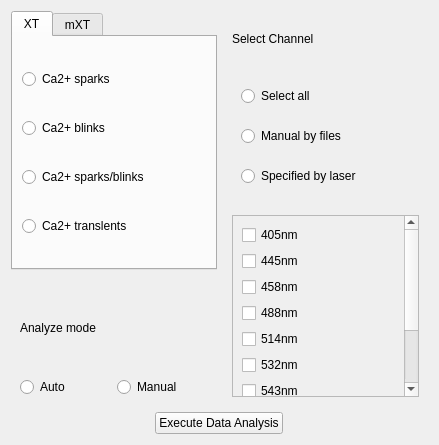
<?xml version="1.0" encoding="UTF-8"?>
<ui version="4.0">
 <class>Form</class>
 <widget class="QWidget" name="Form">
  <property name="geometry">
   <rect>
    <x>0</x>
    <y>0</y>
    <width>439</width>
    <height>445</height>
   </rect>
  </property>
  <property name="windowTitle">
   <string>Form</string>
  </property>
  <layout class="QGridLayout" name="gridLayout" rowstretch="6,3,1" columnstretch="0,0">
   <item row="2" column="0" colspan="2" alignment="Qt::AlignHCenter">
    <widget class="QPushButton" name="pushButton">
     <property name="sizePolicy">
      <sizepolicy hsizetype="Minimum" vsizetype="Fixed">
       <horstretch>0</horstretch>
       <verstretch>0</verstretch>
      </sizepolicy>
     </property>
     <property name="text">
      <string>Execute Data Analysis</string>
     </property>
    </widget>
   </item>
   <item row="0" column="0">
    <widget class="QTabWidget" name="tabWidget">
     <property name="sizePolicy">
      <sizepolicy hsizetype="Preferred" vsizetype="Preferred">
       <horstretch>0</horstretch>
       <verstretch>0</verstretch>
      </sizepolicy>
     </property>
     <property name="currentIndex">
      <number>0</number>
     </property>
     <widget class="QWidget" name="tab">
      <property name="sizePolicy">
       <sizepolicy hsizetype="Expanding" vsizetype="Expanding">
        <horstretch>0</horstretch>
        <verstretch>0</verstretch>
       </sizepolicy>
      </property>
      <attribute name="title">
       <string>XT</string>
      </attribute>
      <layout class="QVBoxLayout" name="verticalLayout">
       <item>
        <widget class="QRadioButton" name="radioButton">
         <property name="text">
          <string>Ca2+ sparks</string>
         </property>
        </widget>
       </item>
       <item>
        <widget class="QRadioButton" name="radioButton_2">
         <property name="text">
          <string>Ca2+ blinks</string>
         </property>
        </widget>
       </item>
       <item>
        <widget class="QRadioButton" name="radioButton_3">
         <property name="text">
          <string>Ca2+ sparks/blinks</string>
         </property>
        </widget>
       </item>
       <item>
        <widget class="QRadioButton" name="radioButton_4">
         <property name="text">
          <string>Ca2+ translents</string>
         </property>
        </widget>
       </item>
      </layout>
     </widget>
     <widget class="QWidget" name="tab_2">
      <attribute name="title">
       <string>mXT</string>
      </attribute>
      <layout class="QVBoxLayout" name="verticalLayout_2">
       <item>
        <widget class="QRadioButton" name="radioButton_5">
         <property name="text">
          <string>Ca2+ sparks</string>
         </property>
        </widget>
       </item>
       <item>
        <widget class="QRadioButton" name="radioButton_6">
         <property name="text">
          <string>Ca2+ blinks</string>
         </property>
        </widget>
       </item>
       <item>
        <widget class="QRadioButton" name="radioButton_7">
         <property name="text">
          <string>Ca2+ sparks/blinks</string>
         </property>
        </widget>
       </item>
       <item>
        <widget class="QRadioButton" name="radioButton_8">
         <property name="text">
          <string>Ca2+ translents</string>
         </property>
        </widget>
       </item>
      </layout>
     </widget>
    </widget>
   </item>
   <item row="0" column="1" rowspan="2">
    <widget class="QWidget" name="widget_2" native="true">
     <layout class="QVBoxLayout" name="verticalLayout_3" stretch="1,4,5">
      <item>
       <widget class="QLabel" name="label_2">
        <property name="text">
         <string>Select Channel</string>
        </property>
       </widget>
      </item>
      <item>
       <widget class="QWidget" name="widget_3" native="true">
        <layout class="QVBoxLayout" name="verticalLayout_5">
         <item>
          <widget class="QRadioButton" name="radioButton_11">
           <property name="text">
            <string>Select all</string>
           </property>
          </widget>
         </item>
         <item>
          <widget class="QRadioButton" name="radioButton_12">
           <property name="text">
            <string>Manual by files</string>
           </property>
          </widget>
         </item>
         <item>
          <widget class="QRadioButton" name="radioButton_13">
           <property name="text">
            <string>Specified by laser</string>
           </property>
          </widget>
         </item>
        </layout>
       </widget>
      </item>
      <item>
       <widget class="QScrollArea" name="scrollArea">
        <property name="sizePolicy">
         <sizepolicy hsizetype="Preferred" vsizetype="Preferred">
          <horstretch>0</horstretch>
          <verstretch>0</verstretch>
         </sizepolicy>
        </property>
        <property name="widgetResizable">
         <bool>true</bool>
        </property>
        <widget class="QWidget" name="scrollAreaWidgetContents">
         <property name="geometry">
          <rect>
           <x>0</x>
           <y>0</y>
           <width>197</width>
           <height>194</height>
          </rect>
         </property>
         <layout class="QVBoxLayout" name="verticalLayout_4">
          <item>
           <widget class="QCheckBox" name="checkBox">
            <property name="text">
             <string>405nm</string>
            </property>
           </widget>
          </item>
          <item>
           <widget class="QCheckBox" name="checkBox_2">
            <property name="text">
             <string>445nm</string>
            </property>
           </widget>
          </item>
          <item>
           <widget class="QCheckBox" name="checkBox_4">
            <property name="text">
             <string>458nm</string>
            </property>
           </widget>
          </item>
          <item>
           <widget class="QCheckBox" name="checkBox_3">
            <property name="text">
             <string>488nm</string>
            </property>
           </widget>
          </item>
          <item>
           <widget class="QCheckBox" name="checkBox_5">
            <property name="text">
             <string>514nm</string>
            </property>
           </widget>
          </item>
          <item>
           <widget class="QCheckBox" name="checkBox_6">
            <property name="text">
             <string>532nm</string>
            </property>
           </widget>
          </item>
          <item>
           <widget class="QCheckBox" name="checkBox_7">
            <property name="text">
             <string>543nm</string>
            </property>
           </widget>
          </item>
          <item>
           <widget class="QCheckBox" name="checkBox_8">
            <property name="text">
             <string>555nm</string>
            </property>
           </widget>
          </item>
          <item>
           <widget class="QCheckBox" name="checkBox_9">
            <property name="text">
             <string>663nm</string>
            </property>
           </widget>
          </item>
          <item>
           <widget class="QCheckBox" name="checkBox_10">
            <property name="text">
             <string>transmitted</string>
            </property>
           </widget>
          </item>
         </layout>
        </widget>
       </widget>
      </item>
     </layout>
    </widget>
   </item>
   <item row="1" column="0">
    <widget class="QWidget" name="widget" native="true">
     <layout class="QGridLayout" name="gridLayout_2">
      <item row="0" column="0" colspan="2">
       <widget class="QLabel" name="label">
        <property name="text">
         <string>Analyze mode</string>
        </property>
       </widget>
      </item>
      <item row="1" column="0">
       <widget class="QRadioButton" name="radioButton_9">
        <property name="text">
         <string>Auto</string>
        </property>
       </widget>
      </item>
      <item row="1" column="1">
       <widget class="QRadioButton" name="radioButton_10">
        <property name="text">
         <string>Manual</string>
        </property>
       </widget>
      </item>
     </layout>
    </widget>
   </item>
  </layout>
 </widget>
 <resources/>
 <connections>
  <connection>
   <sender>radioButton_11</sender>
   <signal>toggled(bool)</signal>
   <receiver>Form</receiver>
   <slot>select_all_channel()</slot>
   <hints>
    <hint type="sourcelabel">
     <x>243</x>
     <y>94</y>
    </hint>
    <hint type="destinationlabel">
     <x>219</x>
     <y>138</y>
    </hint>
   </hints>
  </connection>
  <connection>
   <sender>radioButton_12</sender>
   <signal>toggled(bool)</signal>
   <receiver>Form</receiver>
   <slot>manual_by_files()</slot>
   <hints>
    <hint type="sourcelabel">
     <x>268</x>
     <y>136</y>
    </hint>
    <hint type="destinationlabel">
     <x>218</x>
     <y>199</y>
    </hint>
   </hints>
  </connection>
  <connection>
   <sender>radioButton_13</sender>
   <signal>toggled(bool)</signal>
   <receiver>Form</receiver>
   <slot>specified_by_laser()</slot>
   <hints>
    <hint type="sourcelabel">
     <x>315</x>
     <y>174</y>
    </hint>
    <hint type="destinationlabel">
     <x>435</x>
     <y>220</y>
    </hint>
   </hints>
  </connection>
  <connection>
   <sender>pushButton</sender>
   <signal>clicked()</signal>
   <receiver>Form</receiver>
   <slot>open_file()</slot>
   <hints>
    <hint type="sourcelabel">
     <x>268</x>
     <y>430</y>
    </hint>
    <hint type="destinationlabel">
     <x>305</x>
     <y>425</y>
    </hint>
   </hints>
  </connection>
  <connection>
   <sender>radioButton_9</sender>
   <signal>clicked()</signal>
   <receiver>Form</receiver>
   <slot>select_analyze_mode()</slot>
   <hints>
    <hint type="sourcelabel">
     <x>24</x>
     <y>409</y>
    </hint>
    <hint type="destinationlabel">
     <x>26</x>
     <y>420</y>
    </hint>
   </hints>
  </connection>
  <connection>
   <sender>radioButton_10</sender>
   <signal>clicked()</signal>
   <receiver>Form</receiver>
   <slot>select_analyze_mode()</slot>
   <hints>
    <hint type="sourcelabel">
     <x>142</x>
     <y>411</y>
    </hint>
    <hint type="destinationlabel">
     <x>142</x>
     <y>424</y>
    </hint>
   </hints>
  </connection>
  <connection>
   <sender>tabWidget</sender>
   <signal>currentChanged(int)</signal>
   <receiver>Form</receiver>
   <slot>select_data_type()</slot>
   <hints>
    <hint type="sourcelabel">
     <x>17</x>
     <y>19</y>
    </hint>
    <hint type="destinationlabel">
     <x>0</x>
     <y>76</y>
    </hint>
   </hints>
  </connection>
  <connection>
   <sender>radioButton</sender>
   <signal>clicked()</signal>
   <receiver>Form</receiver>
   <slot>select_xt_signal_type()</slot>
   <hints>
    <hint type="sourcelabel">
     <x>115</x>
     <y>73</y>
    </hint>
    <hint type="destinationlabel">
     <x>3</x>
     <y>124</y>
    </hint>
   </hints>
  </connection>
  <connection>
   <sender>radioButton_2</sender>
   <signal>clicked()</signal>
   <receiver>Form</receiver>
   <slot>select_xt_signal_type()</slot>
   <hints>
    <hint type="sourcelabel">
     <x>40</x>
     <y>120</y>
    </hint>
    <hint type="destinationlabel">
     <x>2</x>
     <y>164</y>
    </hint>
   </hints>
  </connection>
  <connection>
   <sender>radioButton_3</sender>
   <signal>clicked()</signal>
   <receiver>Form</receiver>
   <slot>select_xt_signal_type()</slot>
   <hints>
    <hint type="sourcelabel">
     <x>68</x>
     <y>173</y>
    </hint>
    <hint type="destinationlabel">
     <x>3</x>
     <y>209</y>
    </hint>
   </hints>
  </connection>
  <connection>
   <sender>radioButton_4</sender>
   <signal>clicked()</signal>
   <receiver>Form</receiver>
   <slot>select_xt_signal_type()</slot>
   <hints>
    <hint type="sourcelabel">
     <x>29</x>
     <y>224</y>
    </hint>
    <hint type="destinationlabel">
     <x>0</x>
     <y>248</y>
    </hint>
   </hints>
  </connection>
  <connection>
   <sender>radioButton_5</sender>
   <signal>clicked()</signal>
   <receiver>Form</receiver>
   <slot>select_mxt_signal_type()</slot>
   <hints>
    <hint type="sourcelabel">
     <x>44</x>
     <y>65</y>
    </hint>
    <hint type="destinationlabel">
     <x>1</x>
     <y>72</y>
    </hint>
   </hints>
  </connection>
  <connection>
   <sender>radioButton_6</sender>
   <signal>clicked()</signal>
   <receiver>Form</receiver>
   <slot>select_mxt_signal_type()</slot>
   <hints>
    <hint type="sourcelabel">
     <x>49</x>
     <y>115</y>
    </hint>
    <hint type="destinationlabel">
     <x>-1</x>
     <y>117</y>
    </hint>
   </hints>
  </connection>
  <connection>
   <sender>radioButton_7</sender>
   <signal>clicked()</signal>
   <receiver>Form</receiver>
   <slot>select_mxt_signal_type()</slot>
   <hints>
    <hint type="sourcelabel">
     <x>33</x>
     <y>167</y>
    </hint>
    <hint type="destinationlabel">
     <x>0</x>
     <y>193</y>
    </hint>
   </hints>
  </connection>
  <connection>
   <sender>radioButton_8</sender>
   <signal>clicked()</signal>
   <receiver>Form</receiver>
   <slot>select_mxt_signal_type()</slot>
   <hints>
    <hint type="sourcelabel">
     <x>44</x>
     <y>217</y>
    </hint>
    <hint type="destinationlabel">
     <x>-2</x>
     <y>239</y>
    </hint>
   </hints>
  </connection>
  <connection>
   <sender>checkBox</sender>
   <signal>toggled(bool)</signal>
   <receiver>Form</receiver>
   <slot>select_channel()</slot>
   <hints>
    <hint type="sourcelabel">
     <x>242</x>
     <y>230</y>
    </hint>
    <hint type="destinationlabel">
     <x>434</x>
     <y>247</y>
    </hint>
   </hints>
  </connection>
  <connection>
   <sender>checkBox_2</sender>
   <signal>toggled(bool)</signal>
   <receiver>Form</receiver>
   <slot>select_channel()</slot>
   <hints>
    <hint type="sourcelabel">
     <x>278</x>
     <y>250</y>
    </hint>
    <hint type="destinationlabel">
     <x>434</x>
     <y>276</y>
    </hint>
   </hints>
  </connection>
  <connection>
   <sender>checkBox_4</sender>
   <signal>toggled(bool)</signal>
   <receiver>Form</receiver>
   <slot>select_channel()</slot>
   <hints>
    <hint type="sourcelabel">
     <x>267</x>
     <y>267</y>
    </hint>
    <hint type="destinationlabel">
     <x>436</x>
     <y>301</y>
    </hint>
   </hints>
  </connection>
  <connection>
   <sender>checkBox_3</sender>
   <signal>toggled(bool)</signal>
   <receiver>Form</receiver>
   <slot>select_channel()</slot>
   <hints>
    <hint type="sourcelabel">
     <x>251</x>
     <y>283</y>
    </hint>
    <hint type="destinationlabel">
     <x>435</x>
     <y>328</y>
    </hint>
   </hints>
  </connection>
  <connection>
   <sender>checkBox_5</sender>
   <signal>toggled(bool)</signal>
   <receiver>Form</receiver>
   <slot>select_channel()</slot>
   <hints>
    <hint type="sourcelabel">
     <x>239</x>
     <y>306</y>
    </hint>
    <hint type="destinationlabel">
     <x>435</x>
     <y>354</y>
    </hint>
   </hints>
  </connection>
  <connection>
   <sender>checkBox_6</sender>
   <signal>toggled(bool)</signal>
   <receiver>Form</receiver>
   <slot>select_channel()</slot>
   <hints>
    <hint type="sourcelabel">
     <x>300</x>
     <y>320</y>
    </hint>
    <hint type="destinationlabel">
     <x>436</x>
     <y>384</y>
    </hint>
   </hints>
  </connection>
  <connection>
   <sender>checkBox_7</sender>
   <signal>toggled(bool)</signal>
   <receiver>Form</receiver>
   <slot>select_channel()</slot>
   <hints>
    <hint type="sourcelabel">
     <x>284</x>
     <y>340</y>
    </hint>
    <hint type="destinationlabel">
     <x>434</x>
     <y>416</y>
    </hint>
   </hints>
  </connection>
  <connection>
   <sender>checkBox_8</sender>
   <signal>toggled(bool)</signal>
   <receiver>Form</receiver>
   <slot>select_channel()</slot>
   <hints>
    <hint type="sourcelabel">
     <x>268</x>
     <y>357</y>
    </hint>
    <hint type="destinationlabel">
     <x>410</x>
     <y>423</y>
    </hint>
   </hints>
  </connection>
  <connection>
   <sender>checkBox_9</sender>
   <signal>toggled(bool)</signal>
   <receiver>Form</receiver>
   <slot>select_channel()</slot>
   <hints>
    <hint type="sourcelabel">
     <x>292</x>
     <y>378</y>
    </hint>
    <hint type="destinationlabel">
     <x>387</x>
     <y>427</y>
    </hint>
   </hints>
  </connection>
  <connection>
   <sender>checkBox_10</sender>
   <signal>toggled(bool)</signal>
   <receiver>Form</receiver>
   <slot>select_channel()</slot>
   <hints>
    <hint type="sourcelabel">
     <x>319</x>
     <y>395</y>
    </hint>
    <hint type="destinationlabel">
     <x>355</x>
     <y>431</y>
    </hint>
   </hints>
  </connection>
 </connections>
 <slots>
  <slot>select_all_channel()</slot>
  <slot>manual_by_files()</slot>
  <slot>specified_by_laser()</slot>
  <slot>open_file()</slot>
  <slot>select_analyze_mode()</slot>
  <slot>select_data_type()</slot>
  <slot>select_xt_signal_type()</slot>
  <slot>select_mxt_signal_type()</slot>
  <slot>select_channel()</slot>
 </slots>
</ui>
